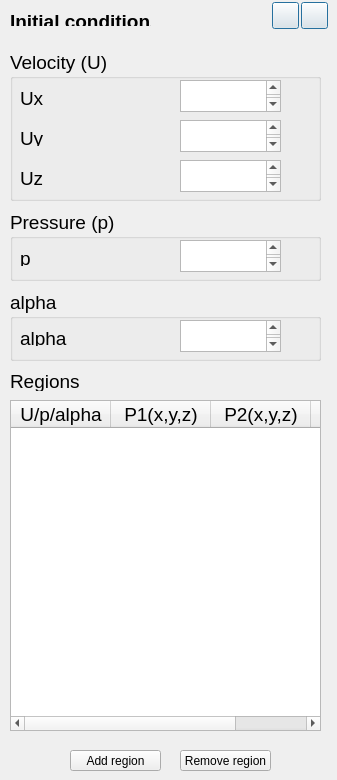
     <widget class="QWidget" name="InitialPage">
      <widget class="QLabel" name="label_16">
       <property name="geometry">
        <rect>
         <x>10</x>
         <y>10</y>
         <width>141</width>
         <height>16</height>
        </rect>
       </property>
       <property name="font">
        <font>
         <pointsize>14</pointsize>
        </font>
       </property>
       <property name="text">
        <string>&lt;html&gt;&lt;head/&gt;&lt;body&gt;&lt;p&gt;&lt;span style=&quot; font-weight:600;&quot;&gt;Initial conditions&lt;/span&gt;&lt;/p&gt;&lt;/body&gt;&lt;/html&gt;</string>
       </property>
      </widget>
      <widget class="QGroupBox" name="groupBox_3">
       <property name="geometry">
        <rect>
         <x>10</x>
         <y>50</y>
         <width>311</width>
         <height>151</height>
        </rect>
       </property>
       <property name="font">
        <font>
         <pointsize>14</pointsize>
        </font>
       </property>
       <property name="title">
        <string>Velocity (U)</string>
       </property>
       <widget class="QLabel" name="B1_Label_8">
        <property name="geometry">
         <rect>
          <x>10</x>
          <y>40</y>
          <width>131</width>
          <height>16</height>
         </rect>
        </property>
        <property name="font">
         <font>
          <pointsize>14</pointsize>
         </font>
        </property>
        <property name="text">
         <string>Ux</string>
        </property>
        <property name="alignment">
         <set>Qt::AlignLeading|Qt::AlignLeft|Qt::AlignVCenter</set>
        </property>
        <property name="wordWrap">
         <bool>true</bool>
        </property>
       </widget>
       <widget class="QTextEdit" name="B1_TEdit_8">
        <property name="geometry">
         <rect>
          <x>170</x>
          <y>30</y>
          <width>101</width>
          <height>32</height>
         </rect>
        </property>
        <property name="font">
         <font>
          <pointsize>14</pointsize>
         </font>
        </property>
        <property name="styleSheet">
         <string notr="true">QPushButton#SetWorkDirBut { background-color: rgb(255, 255, 255) }</string>
        </property>
        <property name="tabChangesFocus">
         <bool>true</bool>
        </property>
        <property name="acceptRichText">
         <bool>false</bool>
        </property>
       </widget>
       <widget class="QLabel" name="B1_Label_9">
        <property name="geometry">
         <rect>
          <x>10</x>
          <y>80</y>
          <width>131</width>
          <height>16</height>
         </rect>
        </property>
        <property name="font">
         <font>
          <pointsize>14</pointsize>
         </font>
        </property>
        <property name="text">
         <string>Uy</string>
        </property>
        <property name="alignment">
         <set>Qt::AlignLeading|Qt::AlignLeft|Qt::AlignVCenter</set>
        </property>
        <property name="wordWrap">
         <bool>true</bool>
        </property>
       </widget>
       <widget class="QTextEdit" name="B1_TEdit_9">
        <property name="geometry">
         <rect>
          <x>170</x>
          <y>70</y>
          <width>101</width>
          <height>32</height>
         </rect>
        </property>
        <property name="font">
         <font>
          <pointsize>14</pointsize>
         </font>
        </property>
        <property name="styleSheet">
         <string notr="true">QPushButton#SetWorkDirBut { background-color: rgb(255, 255, 255) }</string>
        </property>
        <property name="tabChangesFocus">
         <bool>true</bool>
        </property>
        <property name="acceptRichText">
         <bool>false</bool>
        </property>
       </widget>
       <widget class="QTextEdit" name="B1_TEdit_10">
        <property name="geometry">
         <rect>
          <x>170</x>
          <y>110</y>
          <width>101</width>
          <height>32</height>
         </rect>
        </property>
        <property name="font">
         <font>
          <pointsize>14</pointsize>
         </font>
        </property>
        <property name="styleSheet">
         <string notr="true">QPushButton#SetWorkDirBut { background-color: rgb(255, 255, 255) }</string>
        </property>
        <property name="tabChangesFocus">
         <bool>true</bool>
        </property>
        <property name="acceptRichText">
         <bool>false</bool>
        </property>
       </widget>
       <widget class="QLabel" name="B1_Label_10">
        <property name="geometry">
         <rect>
          <x>10</x>
          <y>120</y>
          <width>131</width>
          <height>16</height>
         </rect>
        </property>
        <property name="font">
         <font>
          <pointsize>14</pointsize>
         </font>
        </property>
        <property name="text">
         <string>Uz</string>
        </property>
        <property name="alignment">
         <set>Qt::AlignLeading|Qt::AlignLeft|Qt::AlignVCenter</set>
        </property>
        <property name="wordWrap">
         <bool>true</bool>
        </property>
       </widget>
      </widget>
      <widget class="QGroupBox" name="groupBox_4">
       <property name="geometry">
        <rect>
         <x>10</x>
         <y>210</y>
         <width>311</width>
         <height>71</height>
        </rect>
       </property>
       <property name="font">
        <font>
         <pointsize>14</pointsize>
        </font>
       </property>
       <property name="title">
        <string>Pressure (p)</string>
       </property>
       <widget class="QLabel" name="B1_Label_11">
        <property name="geometry">
         <rect>
          <x>10</x>
          <y>40</y>
          <width>131</width>
          <height>16</height>
         </rect>
        </property>
        <property name="font">
         <font>
          <pointsize>14</pointsize>
         </font>
        </property>
        <property name="text">
         <string>p</string>
        </property>
        <property name="alignment">
         <set>Qt::AlignLeading|Qt::AlignLeft|Qt::AlignVCenter</set>
        </property>
        <property name="wordWrap">
         <bool>true</bool>
        </property>
       </widget>
       <widget class="QTextEdit" name="B1_TEdit_11">
        <property name="geometry">
         <rect>
          <x>170</x>
          <y>30</y>
          <width>101</width>
          <height>32</height>
         </rect>
        </property>
        <property name="font">
         <font>
          <pointsize>14</pointsize>
         </font>
        </property>
        <property name="styleSheet">
         <string notr="true">QPushButton#SetWorkDirBut { background-color: rgb(255, 255, 255) }</string>
        </property>
        <property name="tabChangesFocus">
         <bool>true</bool>
        </property>
        <property name="acceptRichText">
         <bool>false</bool>
        </property>
       </widget>
      </widget>
      <widget class="QGroupBox" name="groupBox_5">
       <property name="geometry">
        <rect>
         <x>10</x>
         <y>290</y>
         <width>311</width>
         <height>71</height>
        </rect>
       </property>
       <property name="font">
        <font>
         <pointsize>14</pointsize>
        </font>
       </property>
       <property name="title">
        <string>alpha</string>
       </property>
       <widget class="QLabel" name="B1_Label_12">
        <property name="geometry">
         <rect>
          <x>10</x>
          <y>40</y>
          <width>131</width>
          <height>16</height>
         </rect>
        </property>
        <property name="font">
         <font>
          <pointsize>14</pointsize>
         </font>
        </property>
        <property name="text">
         <string>alpha</string>
        </property>
        <property name="alignment">
         <set>Qt::AlignLeading|Qt::AlignLeft|Qt::AlignVCenter</set>
        </property>
        <property name="wordWrap">
         <bool>true</bool>
        </property>
       </widget>
       <widget class="QTextEdit" name="B1_TEdit_12">
        <property name="geometry">
         <rect>
          <x>170</x>
          <y>30</y>
          <width>101</width>
          <height>32</height>
         </rect>
        </property>
        <property name="font">
         <font>
          <pointsize>14</pointsize>
         </font>
        </property>
        <property name="styleSheet">
         <string notr="true">QPushButton#SetWorkDirBut { background-color: rgb(255, 255, 255) }</string>
        </property>
        <property name="tabChangesFocus">
         <bool>true</bool>
        </property>
        <property name="acceptRichText">
         <bool>false</bool>
        </property>
       </widget>
      </widget>
      <widget class="QPushButton" name="pushButton_35">
       <property name="geometry">
        <rect>
         <x>272</x>
         <y>2</y>
         <width>27</width>
         <height>27</height>
        </rect>
       </property>
       <property name="autoFillBackground">
        <bool>false</bool>
       </property>
       <property name="styleSheet">
        <string notr="true">QPushButton {
    border-image: url(:/new/res/images/No.png) 25;
    border-width: 0px;                         
    padding: 0px 0px;
    min-height: 25px;
    min-width: 25px;
}

QPushButton:hover {
    border-image: url(:/new/res/images/No.png) 25;
}

QPushButton:pressed {
    color: lightgray;
    border-image: url(:/new/res/images/No-invert.png) 25;
    padding-top: 0px;
    padding-bottom: 0px;
}

</string>
       </property>
       <property name="text">
        <string notr="true"/>
       </property>
       <property name="iconSize">
        <size>
         <width>28</width>
         <height>28</height>
        </size>
       </property>
       <property name="default">
        <bool>true</bool>
       </property>
       <property name="flat">
        <bool>false</bool>
       </property>
      </widget>
      <widget class="QPushButton" name="pushButton_36">
       <property name="geometry">
        <rect>
         <x>301</x>
         <y>2</y>
         <width>27</width>
         <height>27</height>
        </rect>
       </property>
       <property name="autoFillBackground">
        <bool>false</bool>
       </property>
       <property name="styleSheet">
        <string notr="true">QPushButton {
    border-image: url(:/new/res/images/Yes.png) 25;
    border-width: 0px;                         
    padding: 0px 0px;
    min-height: 25px;
    min-width: 25px;
Material.elevation: 6
}

QPushButton:hover {
    border-image: url(:/new/res/images/Yes.png) 25;
}

QPushButton:pressed {
    color: lightgray;
    border-image: url(:/new/res/images/Yes-invert.png) 25;
    padding-top: 0px;
    padding-bottom: 0px;
}

</string>
       </property>
       <property name="text">
        <string notr="true"/>
       </property>
       <property name="iconSize">
        <size>
         <width>28</width>
         <height>28</height>
        </size>
       </property>
       <property name="default">
        <bool>true</bool>
       </property>
       <property name="flat">
        <bool>false</bool>
       </property>
      </widget>
      <widget class="QTableWidget" name="GeoB_InterfaceTable_5">
       <property name="geometry">
        <rect>
         <x>10</x>
         <y>400</y>
         <width>311</width>
         <height>331</height>
        </rect>
       </property>
       <property name="alternatingRowColors">
        <bool>true</bool>
       </property>
       <column>
        <property name="text">
         <string>U/p/alpha</string>
        </property>
        <property name="font">
         <font>
          <pointsize>14</pointsize>
         </font>
        </property>
        <property name="textAlignment">
         <set>AlignCenter</set>
        </property>
       </column>
       <column>
        <property name="text">
         <string>P1(x,y,z)</string>
        </property>
        <property name="font">
         <font>
          <pointsize>14</pointsize>
         </font>
        </property>
        <property name="textAlignment">
         <set>AlignCenter</set>
        </property>
       </column>
       <column>
        <property name="text">
         <string>P2(x,y,z)</string>
        </property>
        <property name="font">
         <font>
          <pointsize>14</pointsize>
         </font>
        </property>
        <property name="textAlignment">
         <set>AlignCenter</set>
        </property>
       </column>
       <column>
        <property name="text">
         <string>Value</string>
        </property>
        <property name="font">
         <font>
          <pointsize>14</pointsize>
         </font>
        </property>
        <property name="textAlignment">
         <set>AlignCenter</set>
        </property>
       </column>
      </widget>
      <widget class="QToolButton" name="GeoB_AddPoint_5">
       <property name="geometry">
        <rect>
         <x>70</x>
         <y>750</y>
         <width>91</width>
         <height>21</height>
        </rect>
       </property>
       <property name="text">
        <string>Add region</string>
       </property>
      </widget>
      <widget class="QLabel" name="GeoC_BathfileLabel_10">
       <property name="geometry">
        <rect>
         <x>10</x>
         <y>370</y>
         <width>151</width>
         <height>21</height>
        </rect>
       </property>
       <property name="font">
        <font>
         <pointsize>14</pointsize>
        </font>
       </property>
       <property name="focusPolicy">
        <enum>Qt::ClickFocus</enum>
       </property>
       <property name="text">
        <string>&lt;html&gt;&lt;head/&gt;&lt;body&gt;&lt;p&gt;Regions&lt;/p&gt;&lt;/body&gt;&lt;/html&gt;</string>
       </property>
      </widget>
      <widget class="QToolButton" name="GeoB_RemPoint_5">
       <property name="geometry">
        <rect>
         <x>180</x>
         <y>750</y>
         <width>91</width>
         <height>21</height>
        </rect>
       </property>
       <property name="text">
        <string>Remove region</string>
       </property>
      </widget>
     </widget>
